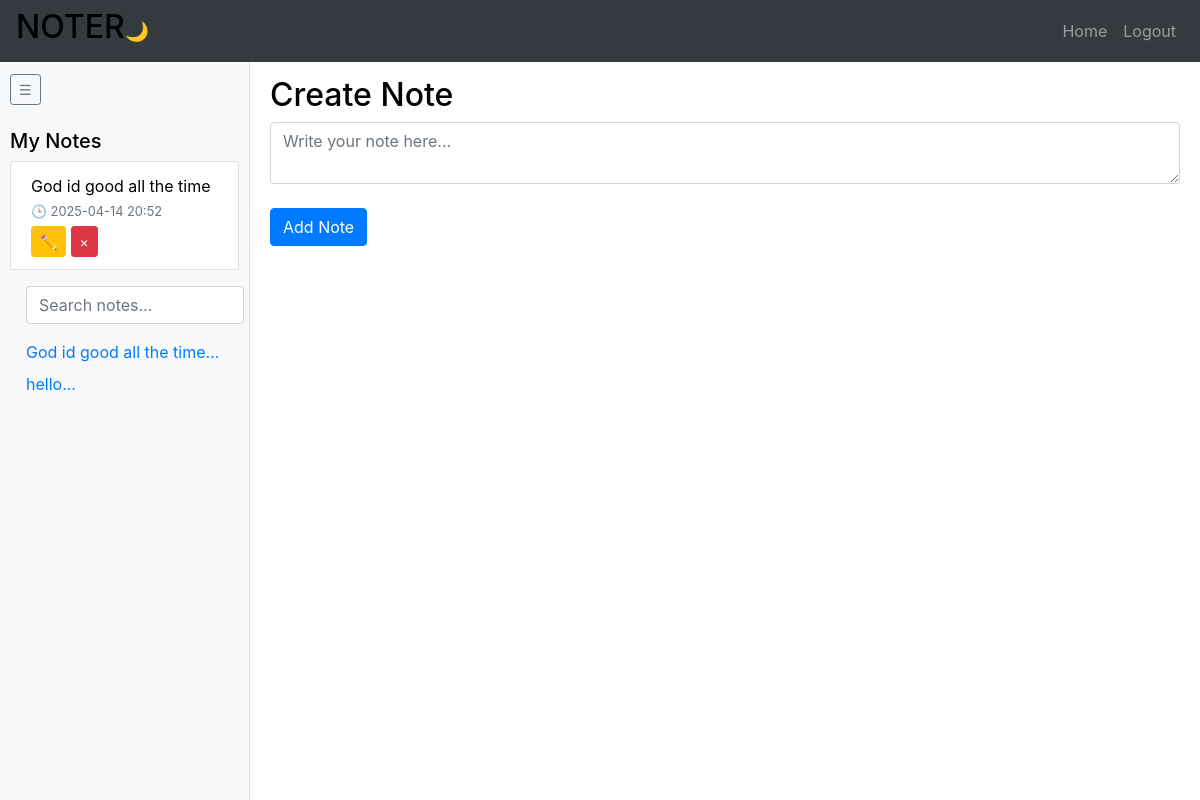
Page /search (signed in) on the committed database.
### website/models.py (models this page shows)
class Note(db.Model):
    id = db.Column(db.Integer, primary_key=True)
    data = db.Column(db.String(30000), nullable=False)
    date = db.Column(db.DateTime(timezone=True), default=func.now())
    user_id = db.Column(db.Integer, db.ForeignKey('user.id'))

### website/views.py (the view)
@views.route('/search', methods=['GET'])
@login_required
def search_notes():
    query = request.args.get('q', '')
    if query:
        results = Note.query.filter(Note.user_id == current_user.id, Note.data.ilike(f'%{query}%')).all()
    else:
        results = Note.query.filter_by(user_id=current_user.id).all()
    return render_template('home.html', user=current_user, notes=results)

### website/templates/home.html (shortened to what this page needs)
{% extends "base.html" %}
 {% block content %}
 <div class="full-height">
    <div id="sidebar">
      <button class="btn btn-outline-secondary btn-sm my-2" onclick="toggleSidebar()">☰</button>
      <h5 class="mt-3">My Notes</h5>
      <ul class="list-group" id="note-list">
        {% for note in notes %}
        <li class="list-group-item">
          {{ note.data }}
          <br>
          <small class="text-muted">🕒 {{ note.date.strftime('%Y-%m-%d %H:%M') }}</small>
          <div class="mt-1">
            <a href="{{ url_for('views.edit_note', note_id=note.id) }}" class="btn btn-sm btn-warning">✏️</a>
            <button type="button" class="btn btn-sm btn-danger" onclick="deleteNote({{ note.id }})">&times;</button>
          </div>
        </li>
        <div class="sidebar bg-light p-3" style="width: 250px; height: 100vh; overflow-y: auto;">
          <form action="{{ url_for('views.search_notes') }}" method="GET" class="mb-3">
            <input type="text" name="q" class="form-control" placeholder="Search notes..." value="{{ request.args.get('q', '') }}"/>
          </form>
          {% for note in notes %}
            <div class="note-link mb-2">
              <a href="{{ url_for('views.edit_note', note_id=note.id) }}">{{ note.data[:30] }}...</a>
             </div>
          {% endfor %}
       </div>
        {% endfor %}
      </ul>
    </div>
    <div id="main-content">
      <h2>Create Note</h2>
      <form method="POST">
        <textarea name="note" placeholder="Write your note here..." id="note" class="form-control"></textarea>
        <br>
        <div>
          <button type="submit" class="btn btn-primary">Add Note</button>
        </div>
      </form>
    </div>
  </div>
 {% endblock %}

### website/static/style.css (style rules this page uses)
* { margin: 0; padding: 0; box-sizing: border-box; }
html, body { height: 100%; margin: 0; padding: 0; }
.full-height { height: 100vh; overflow: hidden; }
#sidebar { height: 100vh; overflow-y: auto; position: fixed; top: 0; left: 0; width: 250px; padding: 10px; background-color: #f8f9fa; border-right: 1px solid #ddd; }
#main-content { margin-left: 250px; padding: 20px; overflow-y: auto; height: 100vh; }

### website/templates/base.html (style rules this page uses)
html, body { height: 100%; margin: 0; padding: 0; }
.full-height { height: 100vh; overflow: hidden; }
#sidebar { position: fixed; top: 56px; left: 0; width: 250px; height: calc(100vh - 56px); background-color: #f8f9fa; border-right: 1px solid #ddd; padding: 10px; overflow-y: auto; transition: width 0.3s ease, padding 0.3s ease; }
#main-content { margin-left: 250px; margin-top: 56px; padding: 20px; height: calc(100vh - 56px); overflow-y: auto; transition: margin-left 0.3s ease; }
body { background-color: #ffffff; color: #000000; }

### rows in the picture
Note: data "God id good all the time", date "2025-04-14 20:52"
Note: data "hello"
